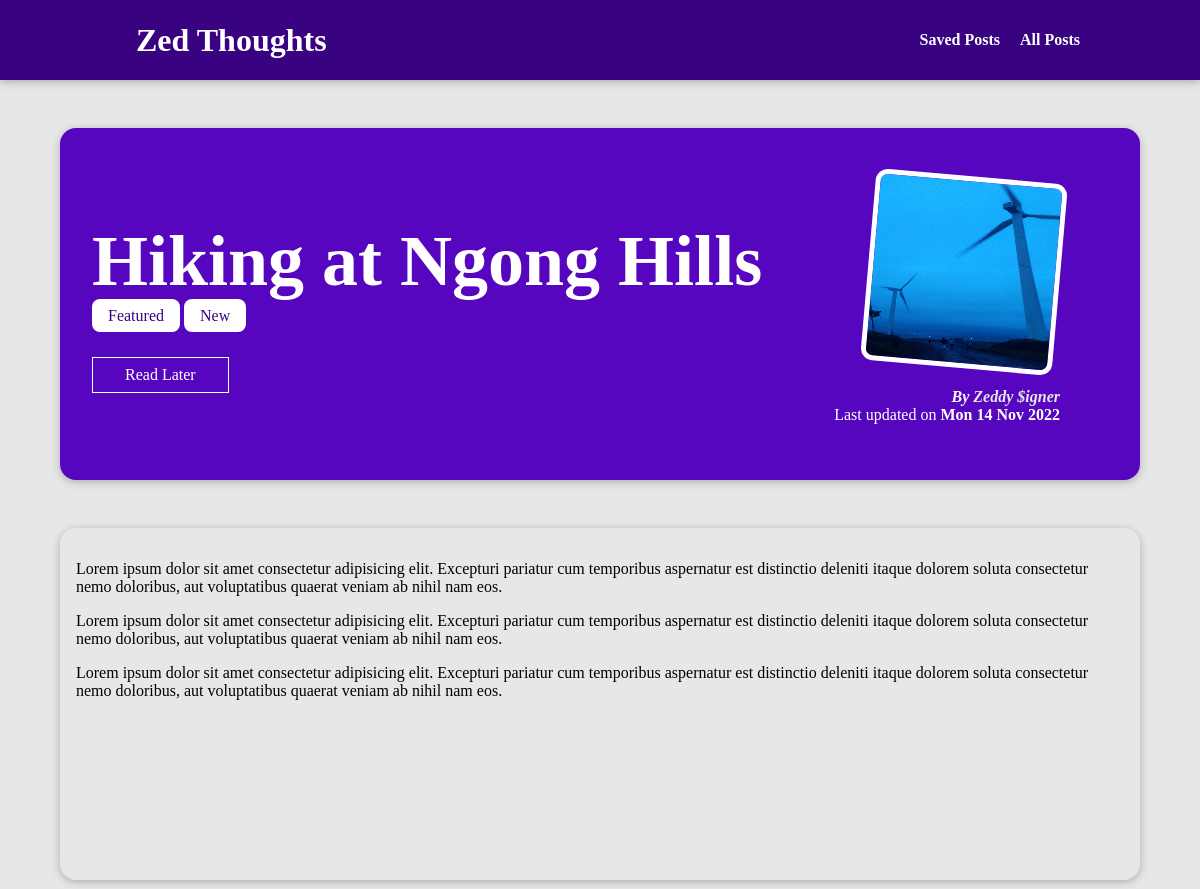
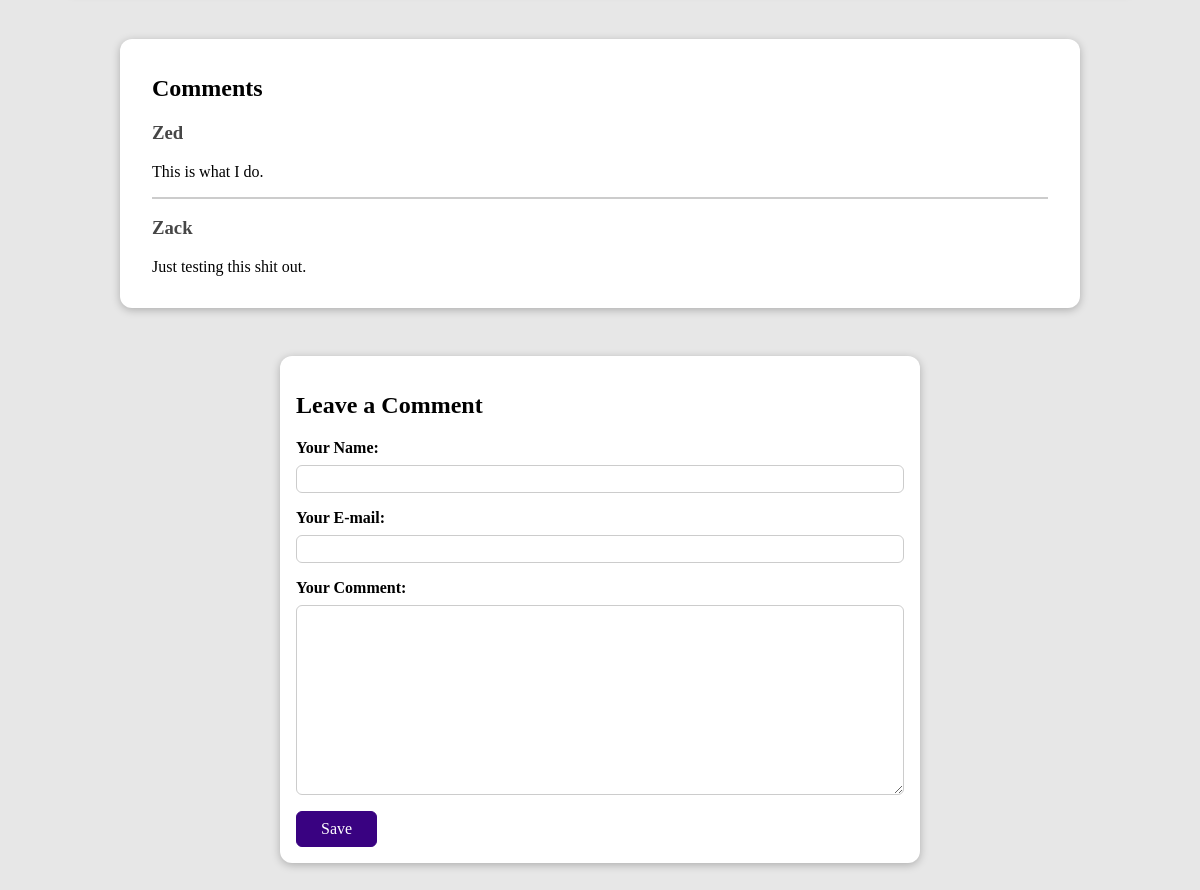
Page /posts/hiking on the committed database (2 pictures, top to bottom).
### blog/models.py (models this page shows, shortened)
class Post(models.Model):
    title = models.CharField(max_length=100)
    excerpt = models.CharField(max_length=200)
    image = models.ImageField(upload_to='posts', null=True)
    date = models.DateField(auto_now=True)
    slug = models.SlugField(unique=True, db_index=True)
    content = models.TextField(validators=[MinLengthValidator(200)])
    author = models.ForeignKey(Author, on_delete=models.SET_NULL, null=True, related_name='posts')
    tags = models.ManyToManyField(Tag)

class Tag(models.Model):
    caption = models.CharField(max_length=20)

class Author(models.Model):
    first_name = models.CharField(max_length=50)
    last_name = models.CharField(max_length=50)
    email_address = models.EmailField()
    def full_name(self):
        return f'{self.first_name} {self.last_name}'
    def __str__(self):
        return self.full_name()

class Comment(models.Model):
    user_name = models.CharField(max_length=70)
    user_email = models.EmailField()
    text = models.TextField(max_length=300)
    post = models.ForeignKey(Post, on_delete=models.CASCADE, related_name='comments')

### blog/views.py (the view, shortened to what this page needs)
# urls.py: path('posts/<slug:slug>', views.SinglePostView.as_view(), name='single-post'),
class SinglePostView(View):
    def is_saved_post(self, request, post_id):
        saved_posts = request.session.get('saved_posts')
        if saved_posts is not None:
            is_saved_for_later = post_id in saved_posts
        else:
            is_saved_for_later = False
        return is_saved_for_later
    def get(self, request, slug):
        post = Post.objects.get(slug=slug)
        context = {
            'post': post,
            'post_tags': post.tags.all(),
            'comment_form': CommentForm(),
            'comments': post.comments.all().order_by('-id'),
            'saved_for_later': self.is_saved_post(request, post.id)
        }
        return render(request, 'blog/post-detail.html', context)

### blog/forms.py
class CommentForm(forms.ModelForm):
    class Meta:
        model = Comment
        exclude =  ['post']
        labels = {
            'user_name': 'Your Name',
            'user_email': 'Your E-mail',
            'text': 'Your Comment'
        }

### blog/templates/blog/post-detail.html (shortened to what this page needs)
{% extends 'base.html' %}
{% load static %}
{% block css_files %}
    <link rel="stylesheet" href="{% static 'blog/post-detail.css' %}">
{% endblock %}
{% block content %}
    <section id="summary">
        <h2>{{ post.title }}</h2>
        <div>
            {% for tag in post_tags %}
                <span class="tag">{{ tag.caption }}</span>
            {% endfor %}
        </div>
        <div id="read-later">
            <form action="{% url 'readlater' %}" method="POST">
                <button>
                    {% if saved_for_later %}
                    Remove from list
                    {% else %}
                    Read Later
                    {% endif %}
                </button>
            </form>
        </div>
        <article>
            <img src="{{ post.image.url }}" alt="{{ post.title }}">
            <address>By <a href="mailto:{{ post.author.email_address }}">{{ post.author }}</a></address>
            <div>
                Last updated on <time>{{ post.date|date:'D d M Y' }}</time>
            </div>
        </article>
    </section>
    <main id="desc">
        {{ post.content|linebreaks }}
    </main>
    <section id="comments">
        <h2>Comments</h2>
        <ul>
            {% for comment in comments %}
                <li>
                    <h3>{{ comment.user_name }}</h3>
                    <span>{{ comment.text|linebreaks }}</span>
                </li>
            {% endfor %}
        </ul>
    </section>
    <section id="comment-form">
        <h2>Leave a Comment</h2>
        <form action="{% url 'single-post' post.slug %}" method="POST">
            {% for form_field in comment_form %}
                <div class="form-control {% if form_field.errors %}invalid{% endif %}">
                    {{ form_field.label_tag }}
                    {{ form_field }}
                </div>
            {% endfor %}
            <button type="submit">Save</button>
        </form>
    </section>
{% endblock %}

### templates/base.html (shortened to what this page needs)
{% load static %}
<!DOCTYPE html>
<html lang="en">
<head>
    <link rel="stylesheet" href="{% static 'app.css' %}">
    {% block css_files %}{% endblock %}
</head>
<body>
    <header id="main-navigation">
        <h1><a href="{% url 'index' %}">Zed Thoughts</a></h1>
        <nav>
            <a href="{% url 'readlater' %}">Saved Posts</a>
            <a href="{% url 'posts' %}">All Posts</a>
        </nav>
    </header>
    {% block content %}
    {% endblock %}
</body>
</html>

### static/app.css (style rules this page uses)
* { box-sizing: border-box; }
body { margin: 0; }
h1, h2, h3 { font-weight: bold; }
#main-navigation { width: 100%; height: 5rem; display: flex; justify-content: space-between; align-items: center; padding: 0 10%; position: absolute; top: 0; left: 0; }
#main-navigation a { text-decoration: none; color: white; font-weight: bold; margin-left: 1rem; }

### blog/static/blog/post-detail.css (style rules this page uses)
body { background-color: #e7e7e7; }
#main-navigation { background-color: #390281; box-shadow: 0 2px 8px rgba(0, 0, 0, 0.25); }
#summary { margin: 8rem auto 3rem auto; padding: 2rem; width: 90%; max-width: 90rem; border-radius: 16px; background-color: #5706c0; position: relative; box-shadow: 0 2px 8px rgba(0, 0, 0, 0.25); height: 22rem; }
#summary h2 { color: white; font-size: 4.5rem; margin-bottom: 0.25rem; }
#summary article { position: absolute; top: 2rem; right: 3rem; padding: 1rem 2rem; border-radius: 12px; text-align: right; color: white; }
#summary article img { width: 12rem; height: 12rem; border-radius: 12px; transform: rotateZ(5deg); border: 5px solid white; margin-bottom: 1rem; }
#summary address { font-weight: bold; }
#summary a { color: #e7e7e7; text-decoration: none; }
#summary time { font-weight: bold; }
#desc { margin: 3rem auto 3rem auto; padding: 1rem; width: 90%; max-width: 100rem; border-radius: 16px; position: relative; box-shadow: 0 2px 8px rgba(0, 0, 0, 0.25); height: 22rem; }
.tag { background-color: white; color: #390281; padding: 0.5rem 1rem; border-radius: 8px; }
#comment-form { margin: 3rem auto; width: 90%; max-width: 40rem; border-radius: 12px; background-color: white; box-shadow: 0 2px 8px rgba(0, 0, 0, 0.25); padding: 1rem; }
#comment-form button { font: inherit; background-color: #390281; color: white; border: 1px solid #390281; padding: 0.5rem 1.5rem; border-radius: 6px; cursor: pointer; }
#comments { margin: 3rem auto; width: 90%; max-width: 60rem; border-radius: 12px; background-color: white; box-shadow: 0 2px 8px rgba(0, 0, 0, 0.25); padding: 1rem 2rem; }
#comments ul { list-style: none; margin: 0; padding: 0; }
#comments li { margin-bottom: 1rem; border-bottom: 2px solid #ccc; }
#comments h3 { color: #464646; }
#comments li:last-of-type { border-bottom: none; }
.form-control { margin-bottom: 1rem; }
.form-control label { font-weight: bold; margin-bottom: 0.5rem; display: block; }
.form-control input, .form-control textarea { display: block; width: 100%; font: inherit; padding: 0.25rem; border-radius: 6px; border: 1px solid #ccc; }
#read-later { margin: 2rem 0; }
#read-later button { background-color: transparent; color: white; font: inherit; border: 1px solid white; padding: 0.5rem 2rem; cursor: pointer; }

### rows in the picture
Post: title "Hiking at Ngong Hills", image (picture), author "Zeddy $igner", date "Mon 14 Nov 2022", content "Lorem ipsum dolor sit amet consectetur adipisicing elit. Excepturi pariatur cum temporibus aspernatur est distinctio deleniti itaque dolorem soluta consectetur nemo doloribus, aut voluptatibus quaerat veniam ab nihil nam eos. Lorem ipsum dolor sit amet consectetur adipisicing elit. Excepturi pariatur cum temporibus aspernatur est distinctio deleniti itaque dolorem soluta consectetur nemo doloribus, aut voluptatibus quaerat veniam ab nihil nam eos. Lorem ipsum dolor sit amet consectetur adipisicing elit. Excepturi pariatur cum temporibus aspernatur est distinctio deleniti itaque dolorem soluta consectetur nemo doloribus, aut voluptatibus quaerat veniam ab nihil nam eos."
Tag: caption "Featured"
Tag: caption "New"
Comment: user_name "Zed", text "This is what I do."
Comment: user_name "Zack", text "Just testing this shit out."
